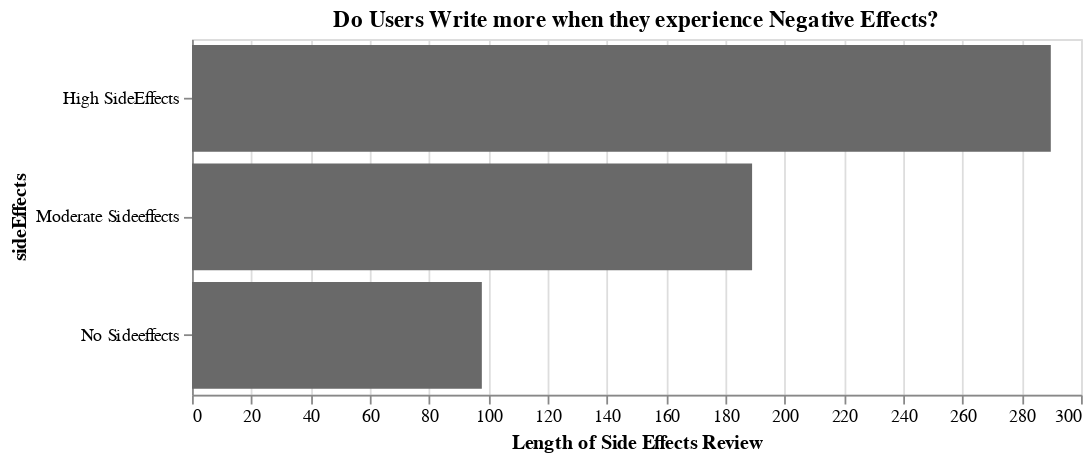

Source (notebook cell):
### Code cell
alt.Chart(text_length.reset_index(), title = 'Do Users Write more when they experience Negative Effects? ').mark_bar(color= 
                                                                                                                       'dimgray').encode(
x= alt.X('Length of Side Effects Review:Q'),
y= alt.Y('sideEffects:N')).properties(width= 500, height=200)

### Figure 1 — Vega-Lite specification as saved in the notebook (floating-point values rounded to 4 significant figures)
{"$schema": "https://vega.github.io/schema/vega-lite/v2.6.0.json", "config": {"view": {"height": 300, "width": 400}}, "data": {"name": "data-8ca5c4b6d1f1f9e9cabdf1bc4c5181d7"}, "datasets": {"data-8ca5c4b6d1f1f9e9cabdf1bc4c5181d7": [{"Length of Side Effects Review": 289.8, "sideEffects": "High SideEffects"}, {"Length of Side Effects Review": 189, "sideEffects": "Moderate Sideeffects"}, {"Length of Side Effects Review": 97.8, "sideEffects": "No Sideeffects"}]}, "encoding": {"x": {"field": "Length of Side Effects Review", "type": "quantitative"}, "y": {"field": "sideEffects", "type": "nominal"}}, "height": 200, "mark": {"color": "dimgray", "type": "bar"}, "title": "Do Users Write more when they experience Negative Effects? ", "width": 500}
